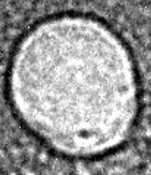
#> input picture bio-analysis-platform/backend/services/tem/Training Data/test10.png, 151 x 175 px
$ python -i tem_analyzer_voronoi.py   (imports and definitions only)   (older library calls are emulated)
#> lines starting #> are read from the running program, lines starting #| are printed output that depends on the picture; after the words box and inside, x2 and y2 are one past the last pixel; in counts of white or black regions, pixels touching at a corner belong together
# tem_analyzer_voronoi.py
import cv2
import numpy as np
from scipy import ndimage
from scipy.spatial import Voronoi
from skimage import filters, measure, morphology, feature, segmentation
from typing import List, Dict, Tuple


def compute_radial_intensity(img_gray, x, y, r, samples=10):
    """Intensity profile (center -> edge)."""
    h, w = img_gray.shape
    cx, cy, r = int(x), int(y), int(r)

    values = []
    for i in range(samples + 1):
        rr = int((i / samples) * r)
        px = min(max(cx + rr, 0), w - 1)
        py = min(max(cy, 0), h - 1)
        values.append(int(img_gray[py, px]))

    return {
        "center_intensity": values[0] if values else None,
        "edge_intensity": values[-1] if values else None,
        "mean_intensity": round(float(np.mean(values)), 2) if values else None,
        "radial_intensity": values,
    }


def polygon_area(corners):
    """Calculate area of polygon using Shoelace formula."""
    if len(corners) < 3:
        return 0.0
    n = len(corners)
    area = 0.0
    for i in range(n):
        j = (i + 1) % n
        area += corners[i][0] * corners[j][1]
        area -= corners[j][0] * corners[i][1]
    return abs(area) / 2.0


class VoronoiEVAnalyzer:
    """
    Voronoi tessellation-based EV analyzer.
    Uses spatial density instead of individual particle features.
    """

    def __init__(self, nm_per_pixel=0.5):
        self.nm_per_pixel = nm_per_pixel
        self.n_monte_carlo_simulations = 50

        # Basic thresholds for initial particle detection
        self.thresholds = {
            "min_size_pixels": 100,  # Smaller than rule-based (we filter by density)
            "min_solidity": 0.4,     # More permissive
        }

    def get_best_channel(self, bgr_img):
        """Select channel with best focus."""
        channels = cv2.split(bgr_img)
        scores = [cv2.Laplacian(c, cv2.CV_64F).var() for c in channels]
        return channels[int(np.argmax(scores))]

    def detect_initial_particles(self, image_path: str) -> Tuple[np.ndarray, np.ndarray]:
        """
        Detect particle centroids for Voronoi analysis.
        Returns: (points array, grayscale image)
        """
        bgr = cv2.imread(image_path)
        if bgr is None:
            return np.array([]), None

        gray_best = self.get_best_channel(bgr)

        # Enhance contrast
        clahe = cv2.createCLAHE(clipLimit=2.5, tileGridSize=(8, 8))
        enhanced = clahe.apply(gray_best)

        # Threshold
        thresh = filters.threshold_mean(enhanced)
        binary = enhanced > thresh
        binary = morphology.remove_small_objects(binary, min_size=50)
        binary = morphology.closing(binary, morphology.disk(2))

        # Extract centroids
        labels = measure.label(binary)
        regions = measure.regionprops(labels)

        points = []
        for reg in regions:
            if reg.area >= self.thresholds["min_size_pixels"] and reg.solidity >= self.thresholds["min_solidity"]:
                cy, cx = reg.centroid
                points.append([cx, cy])

        return np.array(points), gray_best

    def calculate_voronoi_areas(self, points: np.ndarray, image_shape: Tuple) -> List[float]:
        """
        Calculate Voronoi polygon areas, filtering out edge regions.
        """
        if len(points) < 4:  # Need at least 4 points for meaningful Voronoi
            return []

        # Add boundary points to close outer polygons
        h, w = image_shape
        margin = 100
        boundary_points = np.array([
            [-margin, -margin],
            [w + margin, -margin],
            [w + margin, h + margin],
            [-margin, h + margin],
        ])
        extended_points = np.vstack([points, boundary_points])

        # Compute Voronoi
        vor = Voronoi(extended_points)

        areas = []
        n_original_points = len(points)

        # Calculate areas for original points only (not boundary points)
        for i in range(n_original_points):
            region_index = vor.point_region[i]
            region = vor.regions[region_index]

            # Skip infinite regions or regions touching boundaries
            if -1 in region or len(region) < 3:
                continue

            # Get vertices
            vertices = [vor.vertices[j] for j in region]

            # Check if polygon is inside image bounds
            valid = True
            for v in vertices:
                if v[0] < 0 or v[0] > w or v[1] < 0 or v[1] > h:
                    valid = False
                    break

            if valid:
                area = polygon_area(vertices)
                if area > 0:
                    areas.append(area)

        return areas

    def monte_carlo_baseline(self, n_points: int, image_shape: Tuple) -> List[float]:
        """
        Generate random point distributions and calculate their Voronoi areas.
        This establishes the "null hypothesis" baseline.
        """
        h, w = image_shape
        all_random_areas = []

        for _ in range(self.n_monte_carlo_simulations):
            # Generate random points uniformly
            rand_points = np.random.uniform(0, [w, h], (n_points, 2))

            # Calculate Voronoi areas
            areas = self.calculate_voronoi_areas(rand_points, image_shape)
            all_random_areas.extend(areas)

        return all_random_areas

    def find_density_threshold(self, exp_areas: List[float], rand_areas: List[float]) -> float:
        """
        Find the intersection point A* where experimental PDF crosses random PDF.
        Polygons smaller than A* are considered clusters (EVs).
        """
        if not exp_areas or not rand_areas:
            return 0.0

        # Create histograms
        max_area = max(max(exp_areas), max(rand_areas))
        bins = np.linspace(0, max_area, 100)

        hist_exp, bin_edges = np.histogram(exp_areas, bins=bins, density=True)
        hist_rand, _ = np.histogram(rand_areas, bins=bins, density=True)

        # Find first intersection where exp > rand (cluster zone)
        for i in range(len(hist_exp) - 1):
            if hist_exp[i] > hist_rand[i] and hist_exp[i + 1] <= hist_rand[i + 1]:
                return bin_edges[i + 1]

        # Fallback: use 25th percentile of experimental areas
        return np.percentile(exp_areas, 25)

    def classify_by_density(self, points: np.ndarray, areas: List[float], threshold: float) -> List[str]:
        """
        Classify particles based on their Voronoi polygon area.
        Small area = high density = intact EV cluster
        """
        classifications = []

        for area in areas:
            if area < threshold * 0.5:
                classifications.append("intact")
            elif area < threshold:
                classifications.append("not_intact")
            else:
                classifications.append("needs_review")

        return classifications

    def analyze_image(self, image_path: str) -> List[Dict]:
        """
        Main analysis pipeline using Voronoi tessellation.
        """
        # Step 1: Detect particles
        points, gray_img = self.detect_initial_particles(image_path)
#> in detect_initial_particles, bgr is the input picture: shape (175, 151, 3); min 0, max 255, mean 149.7
#> in get_best_channel, `scores = [cv2.Laplacian(c, cv2.CV_64F).var() for c in channels]`: scores = [1005.9, 1005.9, 1005.9]
#> in detect_initial_particles, `enhanced = clahe.apply(gray_best)`:
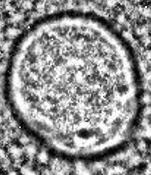
#> enhanced: shape (175, 151); min 1, max 255, mean 142
#> in detect_initial_particles, `thresh = filters.threshold_mean(enhanced)`: thresh = 142
#> in detect_initial_particles, `binary = enhanced > thresh`:
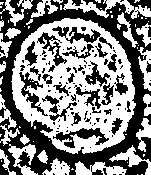
#> binary: shape (175, 151) bool; 51.8% white; 134 black regions (104 under 20 px), largest, box (x1, y1, x2, y2) and area: (0, 0, 151, 175) 8509, (53, 128, 109, 148) 442, (52, 26, 112, 49) 392
#> in detect_initial_particles, `binary = morphology.remove_small_objects(binary, min_size=50)`:
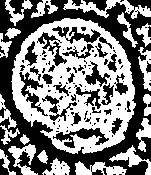
#> binary: shape (175, 151) bool; 50.4% white; 133 black regions (103 under 20 px), largest, box (x1, y1, x2, y2) and area: (0, 0, 151, 175) 8813, (53, 128, 109, 148) 442, (52, 26, 112, 49) 395
#> in detect_initial_particles, `binary = morphology.closing(binary, morphology.disk(2))`:
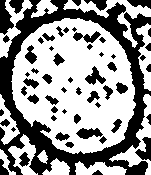
#> binary: shape (175, 151) bool; 59.6% white; 57 black regions (10 under 20 px)
#> in detect_initial_particles, `labels = measure.label(binary)`:
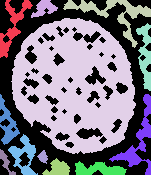
#> labels: shape (175, 151) int32; 13 distinct labels, from 0 to 12; one colour per label, 0 black
#> in detect_initial_particles, `regions = measure.regionprops(labels)`: regions = 12 regions; largest, box (x1, y1, x2, y2) and area: (11, 18, 136, 154) 10804, (63, 0, 151, 48) 916, (109, 94, 151, 175) 788, (0, 0, 33, 58) 580, (136, 23, 151, 91) 526
#> the loop in detect_initial_particles, `for reg in regions:` made 12 passes
#> (cy, cx) on passes 1, 2, 4, 5, 6, 7, 8, 9, 11, 12: (25.76, 12.11), (8, 43.89), (84.74, 74.72), (55.12, 144.9), (123.5, 7.21), (140.3, 138.6), (155, 23.55), (161.8, 5.65), (168.1, 57.59), (169, 98.65)
#> after the loop in detect_initial_particles, `for reg in regions:`: points = [[12.11, 25.76], [43.89, 8], [74.72, 84.74], [144.9, 55.12], [7.21, 123.5], [138.6, 140.3], [23.55, 155], [5.65, 161.8], [57.59, 168.1], [98.65, 169]]

        if len(points) < 4 or gray_img is None:
            return []

        h, w = gray_img.shape
#> h = 175; w = 151

        # Step 2: Calculate Voronoi areas for experimental data
        exp_areas = self.calculate_voronoi_areas(points, (h, w))
#> in calculate_voronoi_areas, `extended_points = np.vstack([points, boundary_points])`: extended_points = 14 rows, first 8: [12.11, 25.76], [43.89, 8], [74.72, 84.74], [144.9, 55.12], [7.21, 123.5], [138.6, 140.3], [23.55, 155], [5.65, 161.8]
#> in calculate_voronoi_areas, `n_original_points = len(points)`: n_original_points = 10
#> the loop in calculate_voronoi_areas, `for i in range(n_original_points):` made 10 passes
#> (region_index, region, n in polygon_area, area) on pass 3: (11, [18, 14, 0, 7, 8, 5, 12, 17], 8, 5919.9)
#> (region_index, region) on passes 1, 2, 4, 5, 7, 8: (3, [11, 4, 5, 8]), (1, [11, 8, 7, 9, 10]), (2, [9, 1, 2, 0, 7]), (6, [13, 6, 3, 4, 5, 12]), (10, [19, 13, 12, 17]), (13, [20, 6, 13, 19])
#> after the loop in calculate_voronoi_areas, `for i in range(n_original_points):`: areas = [5919.9]
#> exp_areas = [5919.9]

        if not exp_areas:
            return []

        # Step 3: Monte Carlo simulation for baseline
        rand_areas = self.monte_carlo_baseline(len(points), (h, w))
#> the loop in monte_carlo_baseline, `for _ in range(self.n_monte_carlo_simulations):` made 50 passes
#> rand_areas = 82 values, max 5318.8 at index 25, min 356 at index 15, mean 1962.5

        # Step 4: Find density threshold
        threshold_area = self.find_density_threshold(exp_areas, rand_areas)
#> in find_density_threshold, `max_area = max(max(exp_areas), max(rand_areas))`: max_area = 5919.9
#> in find_density_threshold, `hist_exp, bin_edges = np.histogram(exp_areas, bins=bins, density=True)`: hist_exp = 99 values from 0 to 0.0167; bin_edges = 100 values from 0 to 5919.9
#> in find_density_threshold, `hist_rand, _ = np.histogram(rand_areas, bins=bins, density=True)`: hist_rand = 99 values, max 0.00102 at index 27, min 0 at index 0, mean 0.000169
#> the loop in find_density_threshold, `for i in range(len(hist_exp) - 1):` made 98 passes
#> threshold_area = 5919.9

        # Step 5: Classify particles
        # Match areas back to points (some points may be filtered out at edges)
        circles = []

        # Re-compute Voronoi to get point-area mapping
        if len(points) < 4:
            return []

        boundary_points = np.array([
            [-100, -100],
            [w + 100, -100],
            [w + 100, h + 100],
            [-100, h + 100],
        ])
        extended_points = np.vstack([points, boundary_points])
        vor = Voronoi(extended_points)

        for i, point in enumerate(points):
            region_index = vor.point_region[i]
            region = vor.regions[region_index]

            if -1 in region or len(region) < 3:
                continue

            vertices = [vor.vertices[j] for j in region]

            # Check bounds
            valid = True
            for v in vertices:
                if v[0] < 0 or v[0] > w or v[1] < 0 or v[1] > h:
                    valid = False
                    break

            if not valid:
                continue

            area = polygon_area(vertices)
            if area <= 0:
                continue

            # Classify based on density
            if area < threshold_area * 0.5:
                status = "intact"
            elif area < threshold_area:
                status = "not_intact"
            else:
                status = "needs_review"

            # Estimate radius from area (assuming circular approximation)
            r_px = max(3.0, np.sqrt(area / np.pi))

            diameter_nm = (
                round((r_px * 2.0) * self.nm_per_pixel, 2)
                if self.nm_per_pixel
                else None
            )

            circles.append(
                {
                    "number": None,
                    "x": round(float(point[0]), 2),
                    "y": round(float(point[1]), 2),
                    "r": round(float(r_px), 2),
                    "diameter_nm": diameter_nm,
                    "viability": status,
                    "intensity": compute_radial_intensity(gray_img, point[0], point[1], r_px),
                    "voronoi_area": round(float(area), 2),  # Additional metadata
                    "density_threshold": round(float(threshold_area), 2),
                }
            )
#> this loop made 10 passes
#> (point, region_index, region, n in polygon_area, area, status, r_px, diameter_nm) on pass 3: ([74.72, 84.74], 11, [18, 14, 0, 7, 8, 5, 12, 17], 8, 5919.9, 'needs_review', 43.41, 43.41)
#> (point, region_index, region) on passes 1, 2, 4, 5, 7, 8: ([12.11, 25.76], 3, [11, 4, 5, 8]), ([43.89, 8], 1, [11, 8, 7, 9, 10]), ([144.9, 55.12], 2, [9, 1, 2, 0, 7]), ([7.21, 123.5], 6, [13, 6, 3, 4, 5, 12]), ([23.55, 155], 10, [19, 13, 12, 17]), ([5.65, 161.8], 13, [20, 6, 13, 19])
#> after the loop, circles = 1 item

        # Sort and number
        circles.sort(key=lambda c: c["r"], reverse=True)
        for idx, c in enumerate(circles, start=1):
            c["number"] = idx
#> this loop made 1 pass
#> idx on pass 1: 1

        return circles


def analyze_image_voronoi(image_path: str, nm_per_pixel: float = 0.5) -> List[Dict]:
    """
    Voronoi-based analysis entry point.
    """
    analyzer = VoronoiEVAnalyzer(nm_per_pixel=nm_per_pixel)
    return analyzer.analyze_image(image_path)

>>> result = VoronoiEVAnalyzer().analyze_image('Training Data/test10.png')
#> result = 1 item
